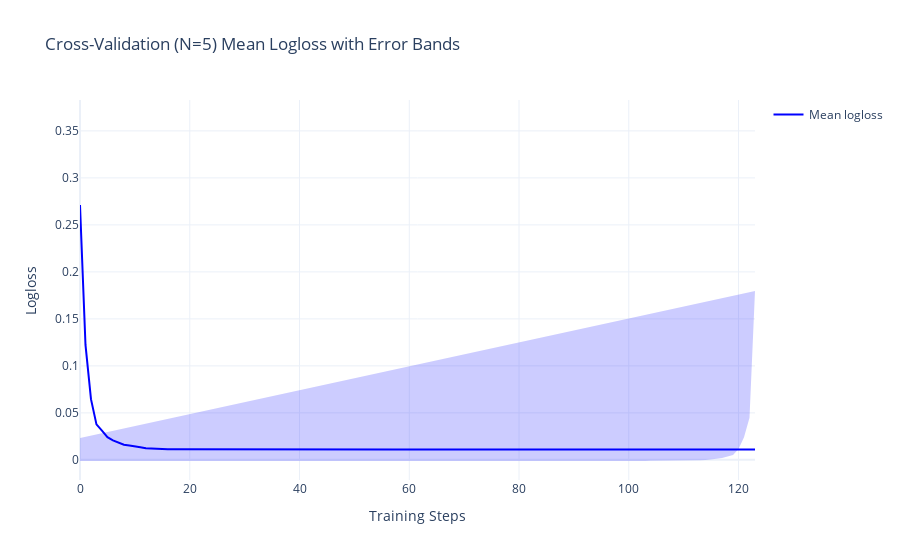
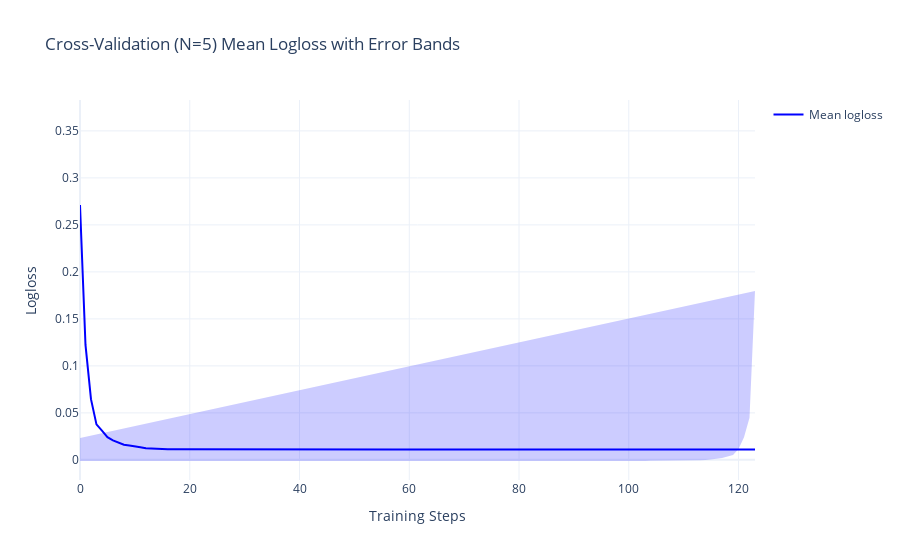

Write notebook code for charts like these, in order.
### Code cell
plot_error_scatter(
    df_plot=cv_results,
    x="iterations",
    y="test-Logloss-mean",
    err="test-Logloss-std",
    name="Mean logloss",
    title="Cross-Validation (N=5) Mean Logloss with Error Bands",
    xtitle="Training Steps",
    ytitle="Logloss",
)
